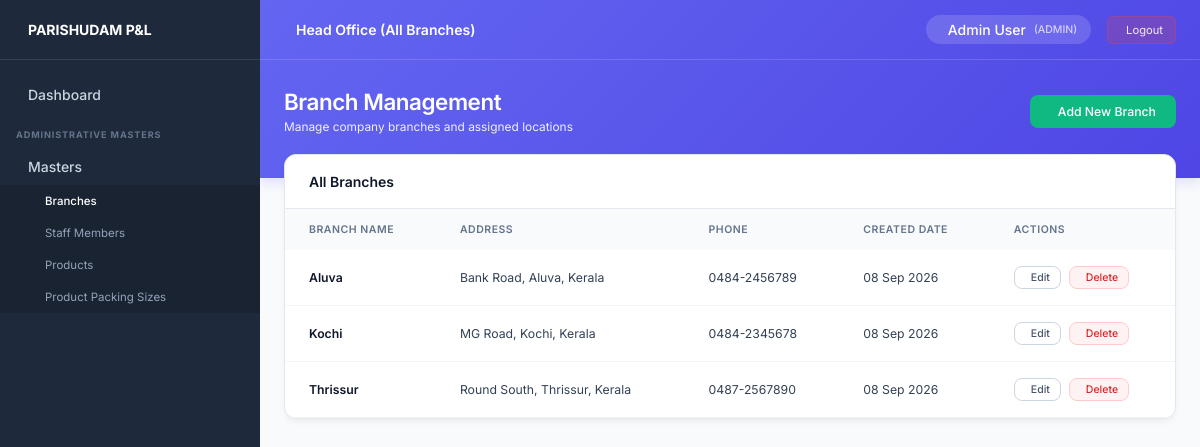
Page /branches/ (signed in) on the committed database.
### core/models.py (models this page shows, shortened)
class StaffProfile(models.Model):
    ROLE_CHOICES = (
        ('ADMIN', 'Admin'),
        ('STAFF', 'Staff'),
    )
    STATUS_CHOICES = (
        ('active', 'Active'),
        ('inactive', 'Inactive'),
    )
    user = models.OneToOneField(User, on_delete=models.CASCADE, related_name='profile')
    role = models.CharField(max_length=20, choices=ROLE_CHOICES, default='STAFF')
    branch = models.ForeignKey(Branch, on_delete=models.SET_NULL, null=True, blank=True, related_name='staff_members')
    phone = models.CharField(max_length=20, blank=True)
    status = models.CharField(max_length=10, choices=STATUS_CHOICES, default='active')
    created_at = models.DateTimeField(auto_now_add=True)
    updated_at = models.DateTimeField(auto_now=True)
    @property
    def is_admin(self):
        return self.role == 'ADMIN' or self.user.is_superuser

class Branch(models.Model):
    STATUS_CHOICES = (
        ('active', 'Active'),
        ('inactive', 'Inactive'),
    )
    branch_code = models.CharField(max_length=20, blank=True, null=True)
    name = models.CharField(max_length=100)
    address = models.TextField(blank=True)
    phone = models.CharField(max_length=20, blank=True)
    status = models.CharField(max_length=10, choices=STATUS_CHOICES, default='active')
    created_at = models.DateTimeField(auto_now_add=True)
    updated_at = models.DateTimeField(auto_now=True)
    class Meta:
        verbose_name_plural = "Branches"
        ordering = ['name']

### core/views.py (the view)
# urls.py: path('branches/', branch_list_view, name='branch_list'),
@login_required
def branch_list_view(request):
    if not request.user.profile.is_admin:
        messages.error(request, "Permission denied.")
        return redirect('dashboard')
    branches = Branch.objects.all()
    return render(request, 'branches/branch_list.html', {'branches': branches})

### templates/branches/branch_list.html (shortened to what this page needs)
{% extends 'base.html' %}
{% block page_title %}Branch Management{% endblock %}
{% block page_subtitle %}Manage company branches and assigned locations{% endblock %}
{% block header_actions %}
<a href="{% url 'branch_create' %}" class="btn-success">
     Add New Branch
</a>
{% endblock %}
{% block content %}
<div class="list-container">
    <div class="list-header">
        <h3 style="font-size: 1rem; font-weight: 600; color: #0f172a;">All Branches</h3>
    </div>
    <table class="premium-table">
        <thead>
            <tr>
                <th>Branch Name</th>
                <th>Address</th>
                <th>Phone</th>
                <th>Created Date</th>
                <th>Actions</th>
            </tr>
        </thead>
        <tbody>
            {% for branch in branches %}
            <tr>
                <td style="font-weight: 600; color: #0f172a;">{{ branch.name }}</td>
                <td>{{ branch.address|default:"--" }}</td>
                <td>{{ branch.phone|default:"--" }}</td>
                <td>{{ branch.created_at|date:"d M Y" }}</td>
                <td>
                    <div style="display: flex; gap: 8px;">
                        <a href="{% url 'branch_edit' branch.id %}" class="btn-secondary" style="padding: 4px 10px; font-size: 0.75rem;">
                             Edit
                        </a>
                        <a href="{% url 'branch_delete' branch.id %}" class="btn-secondary" style="padding: 4px 10px; font-size: 0.75rem; color: #dc2626; border-color: #fecaca; background: #fef2f2;" onclick="return confirm('Are you sure you want to delete branch \'{{ branch.name|escapejs }}\'?');">
                             Delete
                        </a>
                    </div>
                </td>
            </tr>
            {% empty %}
            <tr>
                <td colspan="5" style="text-align: center; color: #64748b; padding: 24px;">No branches found. Click "Add New Branch" to create one.</td>
            </tr>
            {% endfor %}
        </tbody>
    </table>
</div>
{% endblock %}

### templates/base.html (shortened to what this page needs)
<!DOCTYPE html>
<html lang="en">
<head>
</head>
<body>
    <aside class="sidebar">
        <div class="sidebar-header">
            <span>PARISHUDAM P&L</span>
        </div>
        <div class="sidebar-content">
            <a href="{% url 'dashboard' %}" class="nav-item {% if request.resolver_match.url_name == 'dashboard' %}active{% endif %}">
                <div class="nav-item-left">
                    Dashboard
                </div>
            </a>
            {% if request.user.profile.is_admin %}
            <div class="nav-section-title">ADMINISTRATIVE MASTERS</div>
            <div class="nav-item dropdown-toggle">
                <div class="nav-item-left">
                    Masters
                </div>
            </div>
            <div class="nav-submenu">
                <a href="{% url 'branch_list' %}">Branches</a>
                <a href="{% url 'staff_list' %}">Staff Members</a>
                <a href="{% url 'product_list' %}">Products</a>
                <a href="{% url 'product_packing_size_list' %}">Product Packing Sizes</a>
            </div>
            {% endif %}
        </div>
    </aside>
    <div class="main-wrapper">
        <div class="top-banner">
            <div class="top-navbar">
                <div class="navbar-left">
                    <span>{% if request.user.profile.branch %}{{ request.user.profile.branch.name }} Branch{% else %}Head Office (All Branches){% endif %}</span>
                </div>
                <div class="navbar-right">
                    <div class="user-chip">
                        <span>{{ request.user.get_full_name|default:request.user.username }}</span>
                        <span style="opacity: 0.7; font-size: 0.75rem;">({{ request.user.profile.role }})</span>
                    </div>
                    <a href="{% url 'logout' %}" class="logout-btn">
                         Logout
                    </a>
                </div>
            </div>
            <div class="banner-header">
                <div>
                    <h1 class="banner-title">{% block page_title %}Dashboard{% endblock %}</h1>
                    <p class="banner-subtitle">{% block page_subtitle %}Parishudam Coconut Oil Profit & Loss Management{% endblock %}</p>
                </div>
                <div>
                    {% block header_actions %}{% endblock %}
                </div>
            </div>
        </div>
        <main class="content-area">
            {% block content %}{% endblock %}
        </main>
    </div>
</body>
</html>

### templates/base.html (style rules this page uses)
:root { --bg-sidebar: #1e293b; --bg-body: #f8fafc; --bg-banner: linear-gradient(135deg, #6366f1 0%, #4f46e5 100%); --text-sidebar: #cbd5e1; --text-sidebar-hover: #ffffff; --sidebar-border: #334155; --badge-bg: #d97706; --badge-text: #ffffff; --sidebar-width: 260px; }
* { margin: 0; padding: 0; box-sizing: border-box; font-family: 'Inter', sans-serif; font-size: 14px; }
body { background-color: var(--bg-body); color: #1e293b; display: flex; min-height: 100vh; overflow-x: hidden; }
.sidebar { width: var(--sidebar-width); background-color: var(--bg-sidebar); display: flex; flex-direction: column; position: fixed; height: 100vh; overflow-y: auto; z-index: 100; }
.sidebar-header { padding: 16px; font-size: 1.1rem; font-weight: 700; display: flex; align-items: center; gap: 12px; color: white; border-bottom: 1px solid var(--sidebar-border); height: 60px; }
.sidebar-content { padding: 16px 0; }
.nav-section-title { color: #64748b; font-size: 0.65rem; text-transform: uppercase; letter-spacing: 0.1em; font-weight: 700; margin: 16px 16px 8px 16px; }
.nav-item { display: flex; align-items: center; justify-content: space-between; padding: 10px 16px; color: var(--text-sidebar); text-decoration: none; font-size: 0.85rem; font-weight: 500; cursor: pointer; transition: color 0.2s, background-color 0.2s; }
.nav-item-left { display: flex; align-items: center; gap: 12px; }
.nav-submenu { background-color: rgba(0,0,0,0.15); max-height: 0; overflow: hidden; transition: max-height 0.3s ease; }
.nav-submenu.open { max-height: 500px; }
.nav-submenu a { display: block; padding: 9px 16px 9px 45px; color: #94a3b8; text-decoration: none; font-size: 0.82rem; font-weight: 400; transition: color 0.2s; }
.nav-submenu a:hover, .nav-submenu a.active { color: white; font-weight: 500; }
.main-wrapper { flex: 1; margin-left: var(--sidebar-width); display: flex; flex-direction: column; min-height: 100vh; }
.top-banner { background: var(--bg-banner); color: white; display: flex; flex-direction: column; box-shadow: 0 4px 12px rgba(79, 70, 229, 0.15); }
.top-navbar { height: 60px; display: flex; align-items: center; justify-content: space-between; padding: 0 24px; border-bottom: 1px solid rgba(255, 255, 255, 0.15); }
.navbar-left { display: flex; align-items: center; gap: 12px; font-size: 1.05rem; font-weight: 600; }
.navbar-right { display: flex; align-items: center; gap: 16px; }
.navbar-right .user-chip { display: flex; align-items: center; gap: 8px; background: rgba(255,255,255,0.15); padding: 6px 14px; border-radius: 20px; font-size: 0.85rem; font-weight: 500; }
.navbar-right a.logout-btn { color: rgba(255,255,255,0.9); text-decoration: none; padding: 6px 12px; border-radius: 6px; background: rgba(239, 68, 68, 0.2); border: 1px solid rgba(239, 68, 68, 0.3); font-size: 0.8rem; display: flex; align-items: center; gap: 6px; transition: all 0.2s; }
.banner-header { padding: 28px 24px 44px 24px; display: flex; justify-content: space-between; align-items: center; }
.banner-title { font-size: 1.6rem; font-weight: 600; letter-spacing: -0.02em; }
.banner-subtitle { font-size: 0.85rem; opacity: 0.9; margin-top: 4px; }
.content-area { padding: 0 24px 24px 24px; margin-top: -24px; flex: 1; }
.list-container { background: white; border-radius: 12px; border: 1px solid #e2e8f0; box-shadow: 0 4px 6px -1px rgba(0, 0, 0, 0.05); overflow: hidden; margin-bottom: 24px; }
.list-header { padding: 18px 24px; border-bottom: 1px solid #e2e8f0; display: flex; justify-content: space-between; align-items: center; flex-wrap: wrap; gap: 16px; }
.btn-success { background: #10b981; color: white; padding: 9px 20px; border: none; border-radius: 8px; font-size: 0.875rem; font-weight: 500; cursor: pointer; transition: all 0.2s; display: inline-flex; align-items: center; gap: 8px; text-decoration: none; }
.btn-secondary { background: white; color: #475569; padding: 9px 18px; border-radius: 8px; text-decoration: none; font-weight: 500; font-size: 0.875rem; border: 1px solid #cbd5e1; transition: all 0.2s; display: inline-flex; align-items: center; gap: 6px; }
.premium-table { width: 100%; border-collapse: collapse; text-align: left; }
.premium-table th { background-color: #f8fafc; color: #64748b; font-size: 0.75rem; text-transform: uppercase; letter-spacing: 0.05em; padding: 14px 24px; font-weight: 600; }
.premium-table td { padding: 16px 24px; font-size: 0.875rem; color: #334155; border-bottom: 1px solid #f1f5f9; vertical-align: middle; }

### rows in the picture
Branch: name "Aluva", address "Bank Road, Aluva, Kerala", phone "0484-2456789", created_at "08 Sep 2026"
Branch: name "Kochi", address "MG Road, Kochi, Kerala", phone "0484-2345678", created_at "08 Sep 2026"
Branch: name "Thrissur", address "Round South, Thrissur, Kerala", phone "0487-2567890", created_at "08 Sep 2026"

### other values in the picture
{{ request.user.get_full_name|default:request.user.username }} "Admin User"
{{ request.user.profile.role }} "ADMIN"
